Frame 1 (no input): blank canvas, image omitted
Frame 60 (no input): blank canvas, image omitted
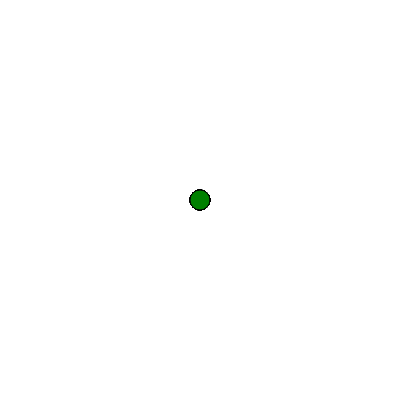
Frame 120 (the mouse pressed at the canvas centre since frame 60)

The p5.js sketch whose frames 1 and 60 were blank and that drew this single picture after the mouse press (run headless with seeded random() and noise() and a simulated clock; from frame 60 on, the mouse is pressed at the canvas centre):

// p5.js sketch
// ── sketch.js
function setup() {
    createCanvas(400, 400);
    background("white")
  }
  
  function draw() {
    stroke("black");
    fill("green");
    
    
    if (mouseIsPressed) {
      circle(mouseX, mouseY, 20, 35);
    }
  }
